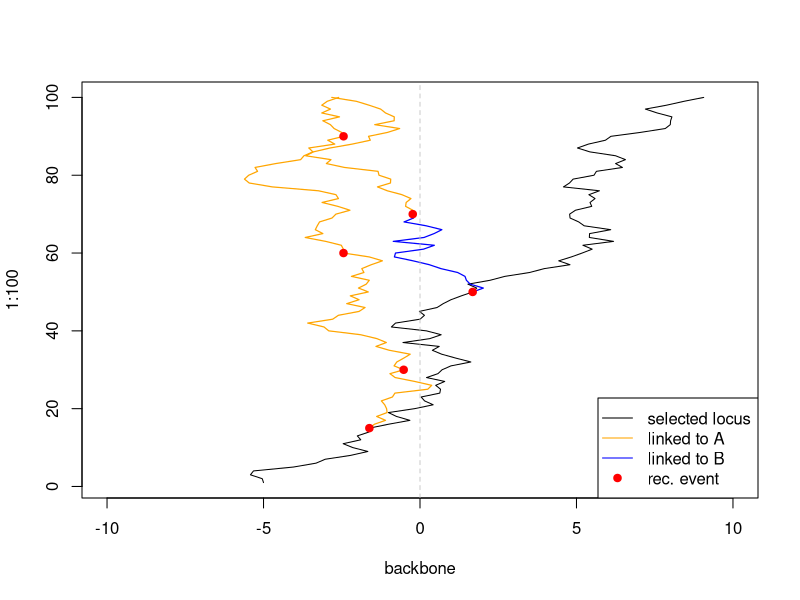

Generate this figure with R:
## ---- chunk 1
split_times = c(15,50,70)
recombinations = c(30,60,90,70,100)

make.path = function(LENGTH,START,BACKGROUND,D=0.5){ #BACKGROUND = 1 for LHS ancestry
	path = vector(length=LENGTH)
	path[1] = START
	
	
	for(i in 2:LENGTH){
		if ((path[i-1]<0 & BACKGROUND>0) | (path[i-1]>0 & BACKGROUND<0)){path[i]=rnorm(1,BACKGROUND*D,0.5)+path[i-1] } else{path[i] = rnorm(1,0,0.5)+path[i-1]}
	}
	
	return(path)
}


plot.path = function(START_TIME, STOP_TIME,START_POS){
	path = make.path(STOP_TIME-START_TIME+1,START_POS,sign(START_POS))
	points(path,START_TIME:STOP_TIME,type="l",col=ifelse(START_POS<0,"orange","blue"),lwd=1.2)
	points(START_POS,START_TIME,pch=19,col="red")
	return(path)
}

backbone = make.path(100,-5,1)
plot(backbone,1:100,type="l",xlim=c(-10,10))

branch1 = plot.path(split_times[1],recombinations[1],backbone[split_times[1]])
rec1.1 = plot.path(recombinations[1],recombinations[2],branch1[length(branch1)])
rec1.2 = plot.path(recombinations[2],recombinations[3],rec1.1[length(rec1.1)])
rec1.3 = plot.path(recombinations[3],recombinations[5],rec1.2[length(rec1.2)])

branch2 = plot.path(split_times[2],recombinations[4],backbone[split_times[2]])
rec2.1 = plot.path(recombinations[4],recombinations[5],branch2[length(branch2)])

abline(v=0,lty=2,col="grey",lwd=0.8)
legend("bottomright",legend = c("selected locus","linked to A", "linked to B","rec. event"),col=c("black","orange","blue","red"),lty=c(rep(1,3),NA),pch=c(rep(NA,3),19))


